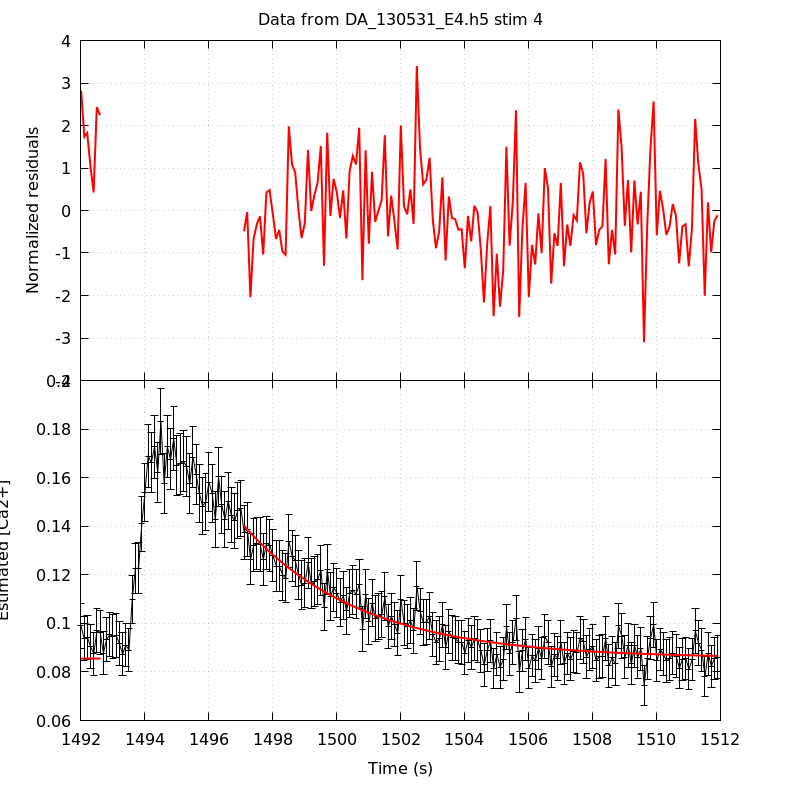

Write gnuplot code to recreate this figure.
unset key
set grid
set multiplot title 'Data from DA_130531_E4.h5 stim 4' noenhanced layout 2,1 margins 0.1,0.9,0.1,0.95 spacing 0,0
set ylabel 'Normalized residuals'
set xtics format ''
plot 'DA_130531_E4_aba_RatioFit_s4' using 1:4 with lines linecolor rgb 'red' linewidth 2
set format x '%g'
set xlabel 'Time (s)'
set ylabel 'Estimated [Ca2+]'
plot 'DA_130531_E4_aba_CaRatio_s4' using 1:2:($3*1.96) with yerrorlines \
     linecolor rgb 'black' linewidth 1,                \
     'DA_130531_E4_aba_RatioFit_s4' using 1:3 with lines linecolor rgb 'red'\
     linewidth 2
unset multiplot
